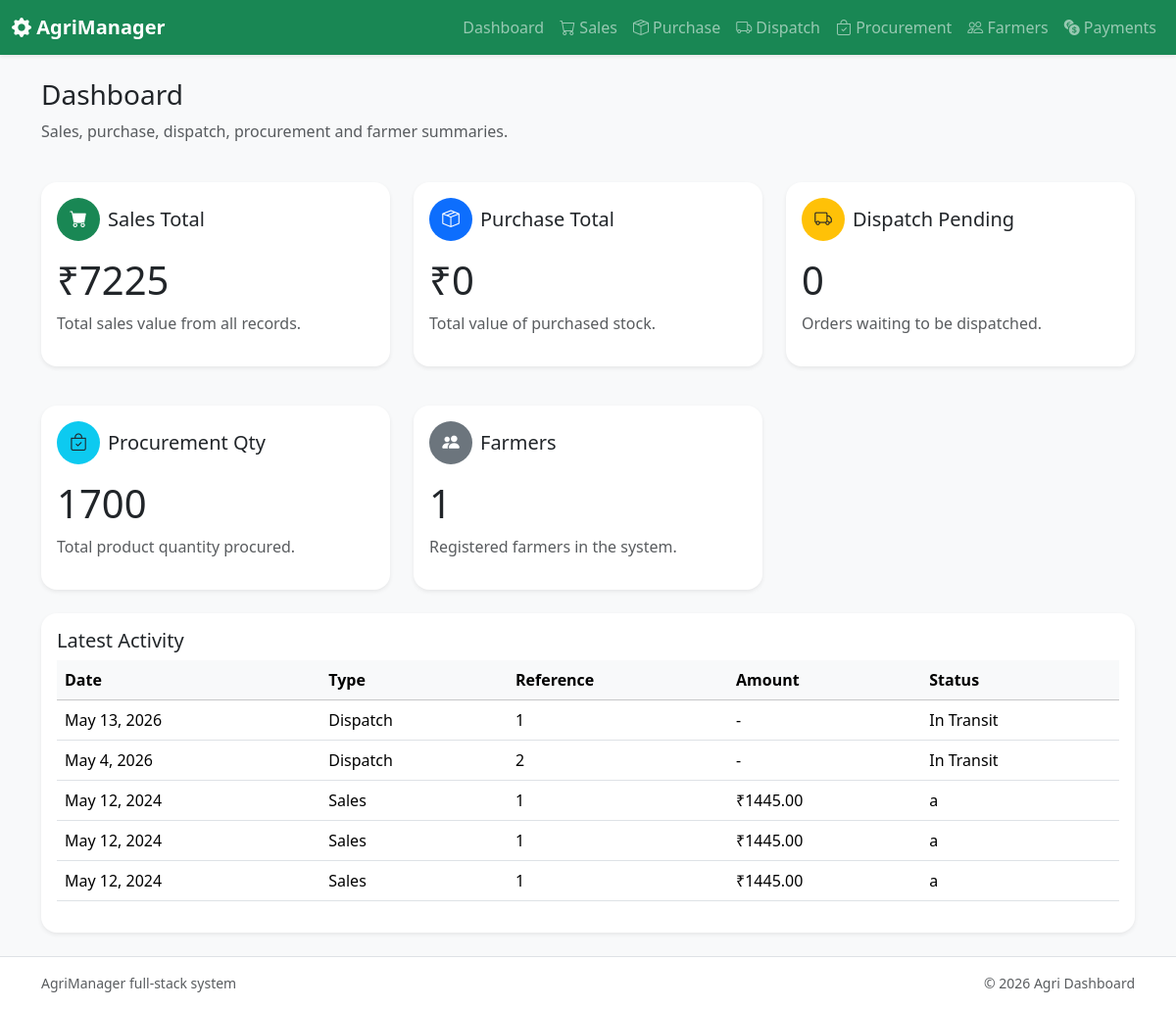
The page / on the database its author committed.
### core/models.py (models this page shows, shortened)
class Dispatch(models.Model):
    order_id = models.CharField(max_length=80)
    destination = models.CharField(max_length=200)
    carrier = models.CharField(max_length=150)
    date = models.DateField()
    status = models.CharField(max_length=80, default='In Transit')
    notes = models.TextField(blank=True)

class Sale(models.Model):
    order_id = models.CharField(max_length=80)
    customer = models.CharField(max_length=150)
    product = models.CharField(max_length=120)
    quantity = models.PositiveIntegerField()
    amount = models.DecimalField(max_digits=12, decimal_places=2)
    date = models.DateField()
    status = models.CharField(max_length=80, default='Completed')

### core/views.py (the view, shortened to what this page needs)
# urls.py: path('', views.dashboard, name='dashboard'),
def dashboard(request):
    sales_total = Sale.objects.aggregate(total=Sum('amount'))['total'] or 0
    purchase_total = Purchase.objects.aggregate(total=Sum('cost'))['total'] or 0
    dispatch_pending = Dispatch.objects.filter(status__icontains='pending').count()
    procurement_qty = Procurement.objects.aggregate(total=Sum('quantity'))['total'] or 0
    farmer_count = Farmer.objects.count()
    latest_sales = Sale.objects.order_by('-date')[:3]
    latest_purchases = Purchase.objects.order_by('-date')[:3]
    latest_dispatches = Dispatch.objects.order_by('-date')[:3]
    latest_activity = []
    for sale in latest_sales:
        latest_activity.append({
            'date': sale.date,
            'type': 'Sales',
            'reference': sale.order_id,
            'amount': sale.amount,
            'status': sale.status,
        })
    for dispatch in latest_dispatches:
        latest_activity.append({
            'date': dispatch.date,
            'type': 'Dispatch',
            'reference': dispatch.order_id,
            'amount': 0,
            'status': dispatch.status,
        })
    latest_activity = sorted(latest_activity, key=lambda x: x['date'], reverse=True)[:6]
    return render(request, 'core/dashboard.html', {
        'sales_total': sales_total,
        'purchase_total': purchase_total,
        'dispatch_pending': dispatch_pending,
        'procurement_qty': procurement_qty,
        'farmer_count': farmer_count,
        'latest_activity': latest_activity,
    })

### core/templates/core/dashboard.html (shortened to what this page needs)
{% extends 'core/base.html' %}
{% block content %}
<div class="d-flex justify-content-between align-items-center mb-4">
  <div>
    <h1 class="h3">Dashboard</h1>
    <p class="text-muted">Sales, purchase, dispatch, procurement and farmer summaries.</p>
  </div>
</div>
<div class="row g-4">
  <div class="col-md-4">
    <div class="card shadow-sm border-0 h-100">
      <div class="card-body">
        <div class="d-flex align-items-center mb-3">
          <span class="badge bg-success rounded-pill me-2"><i class="bi bi-cart-fill"></i></span>
          <h5 class="card-title mb-0">Sales Total</h5>
        </div>
        <p class="display-6 mb-2">₹{{ sales_total }}</p>
        <p class="text-muted">Total sales value from all records.</p>
      </div>
    </div>
  </div>
  <div class="col-md-4">
    <div class="card shadow-sm border-0 h-100">
      <div class="card-body">
        <div class="d-flex align-items-center mb-3">
          <span class="badge bg-primary rounded-pill me-2"><i class="bi bi-box-seam"></i></span>
          <h5 class="card-title mb-0">Purchase Total</h5>
        </div>
        <p class="display-6 mb-2">₹{{ purchase_total }}</p>
        <p class="text-muted">Total value of purchased stock.</p>
      </div>
    </div>
  </div>
  <div class="col-md-4">
    <div class="card shadow-sm border-0 h-100">
      <div class="card-body">
        <div class="d-flex align-items-center mb-3">
          <span class="badge bg-warning text-dark rounded-pill me-2"><i class="bi bi-truck"></i></span>
          <h5 class="card-title mb-0">Dispatch Pending</h5>
        </div>
        <p class="display-6 mb-2">{{ dispatch_pending }}</p>
        <p class="text-muted">Orders waiting to be dispatched.</p>
      </div>
    </div>
  </div>
</div>
<div class="row g-4 mt-3">
  <div class="col-md-4">
    <div class="card shadow-sm border-0 h-100">
      <div class="card-body">
        <div class="d-flex align-items-center mb-3">
          <span class="badge bg-info text-dark rounded-pill me-2"><i class="bi bi-bag-check"></i></span>
          <h5 class="card-title mb-0">Procurement Qty</h5>
        </div>
        <p class="display-6 mb-2">{{ procurement_qty }}</p>
        <p class="text-muted">Total product quantity procured.</p>
      </div>
    </div>
  </div>
  <div class="col-md-4">
    <div class="card shadow-sm border-0 h-100">
      <div class="card-body">
        <div class="d-flex align-items-center mb-3">
          <span class="badge bg-secondary rounded-pill me-2"><i class="bi bi-people-fill"></i></span>
          <h5 class="card-title mb-0">Farmers</h5>
        </div>
        <p class="display-6 mb-2">{{ farmer_count }}</p>
        <p class="text-muted">Registered farmers in the system.</p>
      </div>
    </div>
  </div>
</div>
<div class="card shadow-sm border-0 mt-4">
  <div class="card-body">
    <h5 class="card-title">Latest Activity</h5>
    <div class="table-responsive">
      <table class="table table-hover align-middle">
        <thead class="table-light">
          <tr>
            <th>Date</th>
            <th>Type</th>
            <th>Reference</th>
            <th>Amount</th>
            <th>Status</th>
          </tr>
        </thead>
        <tbody>
          {% for item in latest_activity %}
          <tr>
            <td>{{ item.date }}</td>
            <td>{{ item.type }}</td>
            <td>{{ item.reference }}</td>
            <td>{% if item.amount %}₹{{ item.amount }}{% else %}-{% endif %}</td>
            <td>{{ item.status }}</td>
          </tr>
          {% empty %}
          <tr><td colspan="5" class="text-center text-muted">No activity recorded yet.</td></tr>
          {% endfor %}
        </tbody>
      </table>
    </div>
  </div>
</div>
{% endblock %}

### core/static/core/css/style.css (style rules this page uses)
body { font-family: 'Segoe UI', Tahoma, Geneva, Verdana, sans-serif; }
.card { border-radius: 1rem; }
.table th, .table td { vertical-align: middle; }
.badge { width: 2.75rem; height: 2.75rem; display: inline-flex; justify-content: center; align-items: center; font-size: 1.1rem; }

### rows shown on the page
Dispatch: date "May 13, 2026", status "In Transit"
Dispatch: date "May 4, 2026", status "In Transit"
Sale: date "May 12, 2024", amount "1445.00"
Sale: date "May 12, 2024", amount "1445.00"
Sale: date "May 12, 2024", amount "1445.00"

### other values the page prints
{{ sales_total }} "7225"
{{ purchase_total }} "0"
{{ dispatch_pending }} "0"
{{ procurement_qty }} "1700"
{{ farmer_count }} "1"
{{ item.type }} "Dispatch" "Dispatch" "Sales" "Sales" "Sales"
{{ item.reference }} "1" "2" "1" "1" "1"
{{ item.status }} "a" "a" "a"
